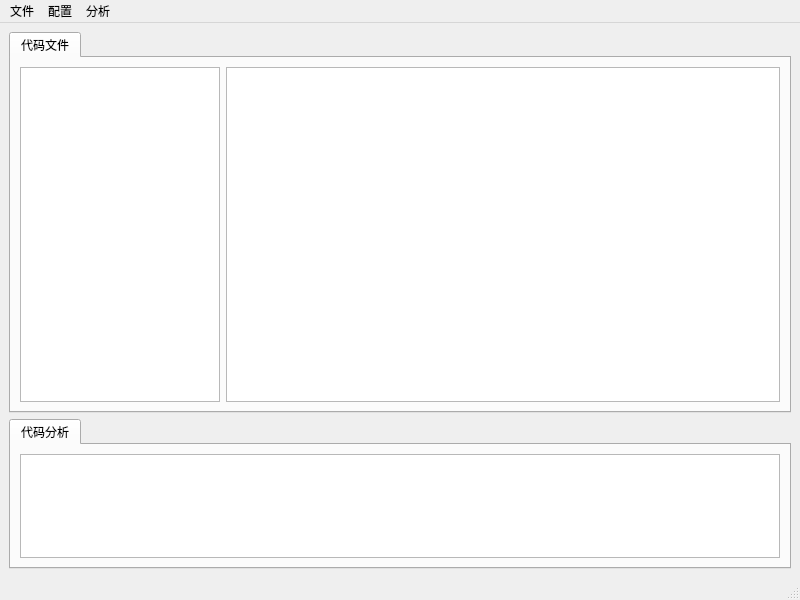
<?xml version="1.0" encoding="UTF-8"?>
<ui version="4.0">
 <class>MainWindow</class>
 <widget class="QMainWindow" name="MainWindow">
  <property name="geometry">
   <rect>
    <x>0</x>
    <y>0</y>
    <width>800</width>
    <height>600</height>
   </rect>
  </property>
  <property name="windowTitle">
   <string>代码形式规范化检测</string>
  </property>
  <widget class="QWidget" name="centralwidget">
   <layout class="QGridLayout" name="gridLayout">
    <item row="0" column="0">
     <widget class="QTabWidget" name="tabWidget">
      <property name="currentIndex">
       <number>0</number>
      </property>
      <widget class="QWidget" name="tab">
       <attribute name="title">
        <string>代码文件</string>
       </attribute>
       <layout class="QHBoxLayout" name="horizontalLayout">
        <item>
         <widget class="QTextBrowser" name="textBrowser">
          <property name="maximumSize">
           <size>
            <width>200</width>
            <height>16777215</height>
           </size>
          </property>
          <property name="font">
           <font>
            <family>Times New Roman</family>
            <pointsize>14</pointsize>
           </font>
          </property>
         </widget>
        </item>
        <item>
         <widget class="QPlainTextEdit" name="plainTextEdit">
          <property name="font">
           <font>
            <family>Times New Roman</family>
            <pointsize>14</pointsize>
           </font>
          </property>
         </widget>
        </item>
       </layout>
      </widget>
     </widget>
    </item>
    <item row="1" column="0">
     <widget class="QTabWidget" name="tabWidget_2">
      <property name="maximumSize">
       <size>
        <width>16777215</width>
        <height>150</height>
       </size>
      </property>
      <property name="currentIndex">
       <number>0</number>
      </property>
      <widget class="QWidget" name="tab_2">
       <attribute name="title">
        <string>代码分析</string>
       </attribute>
       <layout class="QHBoxLayout" name="horizontalLayout_2">
        <item>
         <widget class="QTextBrowser" name="textBrowser_2">
          <property name="font">
           <font>
            <family>黑体</family>
            <pointsize>14</pointsize>
           </font>
          </property>
         </widget>
        </item>
       </layout>
      </widget>
     </widget>
    </item>
   </layout>
  </widget>
  <widget class="QMenuBar" name="menubar">
   <property name="geometry">
    <rect>
     <x>0</x>
     <y>0</y>
     <width>800</width>
     <height>23</height>
    </rect>
   </property>
   <widget class="QMenu" name="menu">
    <property name="title">
     <string>文件</string>
    </property>
    <addaction name="action_open"/>
    <addaction name="action_save"/>
    <addaction name="action_close"/>
    <addaction name="action_quit"/>
   </widget>
   <widget class="QMenu" name="menu_2">
    <property name="title">
     <string>配置</string>
    </property>
    <addaction name="action_view"/>
    <addaction name="action_new"/>
    <addaction name="action_edit"/>
    <addaction name="action_config"/>
   </widget>
   <widget class="QMenu" name="menu_3">
    <property name="title">
     <string>分析</string>
    </property>
    <addaction name="action_run"/>
    <addaction name="action_result"/>
    <addaction name="action_compare"/>
   </widget>
   <addaction name="menu"/>
   <addaction name="menu_2"/>
   <addaction name="menu_3"/>
  </widget>
  <widget class="QStatusBar" name="statusbar"/>
  <action name="action_open">
   <property name="text">
    <string>打开 </string>
   </property>
  </action>
  <action name="action_close">
   <property name="text">
    <string>关闭</string>
   </property>
  </action>
  <action name="action_quit">
   <property name="text">
    <string>退出</string>
   </property>
  </action>
  <action name="action_view">
   <property name="text">
    <string>查看规则</string>
   </property>
  </action>
  <action name="action_new">
   <property name="text">
    <string>新建规则</string>
   </property>
  </action>
  <action name="action_edit">
   <property name="text">
    <string>编辑规则</string>
   </property>
  </action>
  <action name="action_config">
   <property name="text">
    <string>配置规则</string>
   </property>
  </action>
  <action name="action_run">
   <property name="text">
    <string>运行</string>
   </property>
  </action>
  <action name="action_result">
   <property name="text">
    <string>查看结果</string>
   </property>
  </action>
  <action name="action_compare">
   <property name="text">
    <string>分析对比</string>
   </property>
  </action>
  <action name="action_save">
   <property name="text">
    <string>保存</string>
   </property>
  </action>
 </widget>
 <resources/>
 <connections/>
</ui>
